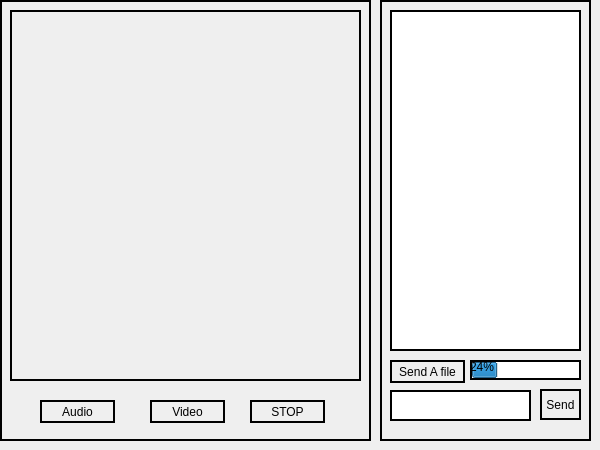
<?xml version="1.0" encoding="UTF-8"?>
<ui version="4.0">
 <class>Dialog</class>
 <widget class="QDialog" name="Dialog">
  <property name="geometry">
   <rect>
    <x>0</x>
    <y>0</y>
    <width>600</width>
    <height>450</height>
   </rect>
  </property>
  <property name="windowTitle">
   <string>Dialog</string>
  </property>
  <widget class="QWidget" name="audio_video" native="true">
   <property name="geometry">
    <rect>
     <x>0</x>
     <y>0</y>
     <width>371</width>
     <height>441</height>
    </rect>
   </property>
   <property name="styleSheet">
    <string notr="true">border: 2px solid;
border-color: black;</string>
   </property>
   <widget class="QPushButton" name="audio">
    <property name="geometry">
     <rect>
      <x>40</x>
      <y>400</y>
      <width>75</width>
      <height>23</height>
     </rect>
    </property>
    <property name="text">
     <string>Audio</string>
    </property>
   </widget>
   <widget class="QPushButton" name="video">
    <property name="geometry">
     <rect>
      <x>150</x>
      <y>400</y>
      <width>75</width>
      <height>23</height>
     </rect>
    </property>
    <property name="text">
     <string>Video</string>
    </property>
   </widget>
   <widget class="QPushButton" name="stop">
    <property name="geometry">
     <rect>
      <x>250</x>
      <y>400</y>
      <width>75</width>
      <height>23</height>
     </rect>
    </property>
    <property name="text">
     <string>STOP</string>
    </property>
   </widget>
   <widget class="QWidget" name="vieo_screen" native="true">
    <property name="geometry">
     <rect>
      <x>10</x>
      <y>10</y>
      <width>351</width>
      <height>371</height>
     </rect>
    </property>
   </widget>
  </widget>
  <widget class="QWidget" name="message_file" native="true">
   <property name="geometry">
    <rect>
     <x>380</x>
     <y>0</y>
     <width>211</width>
     <height>441</height>
    </rect>
   </property>
   <property name="styleSheet">
    <string notr="true">border: 2px solid;
border-color: black;</string>
   </property>
   <widget class="QLineEdit" name="message_box">
    <property name="geometry">
     <rect>
      <x>10</x>
      <y>390</y>
      <width>141</width>
      <height>31</height>
     </rect>
    </property>
    <property name="text">
     <string/>
    </property>
   </widget>
   <widget class="QPushButton" name="send">
    <property name="geometry">
     <rect>
      <x>160</x>
      <y>389</y>
      <width>41</width>
      <height>31</height>
     </rect>
    </property>
    <property name="text">
     <string>Send</string>
    </property>
   </widget>
   <widget class="QPushButton" name="file">
    <property name="geometry">
     <rect>
      <x>10</x>
      <y>360</y>
      <width>75</width>
      <height>23</height>
     </rect>
    </property>
    <property name="text">
     <string>Send A file</string>
    </property>
   </widget>
   <widget class="QProgressBar" name="progressBar">
    <property name="geometry">
     <rect>
      <x>90</x>
      <y>360</y>
      <width>111</width>
      <height>20</height>
     </rect>
    </property>
    <property name="value">
     <number>24</number>
    </property>
   </widget>
   <widget class="QTextEdit" name="textArea">
    <property name="geometry">
     <rect>
      <x>10</x>
      <y>10</y>
      <width>191</width>
      <height>341</height>
     </rect>
    </property>
   </widget>
  </widget>
 </widget>
 <resources/>
 <connections/>
</ui>
